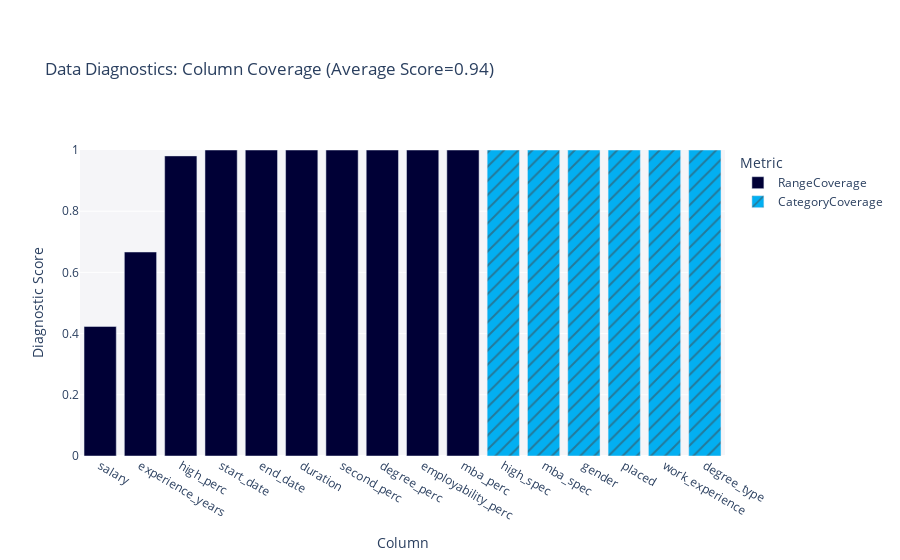

Write notebook code for a chart like this one.
### Code cell
from sdmetrics.reports.single_table._properties import Coverage
from sdmetrics.demos import load_demo

real_data, synthetic_data, metadata = load_demo(modality='single_table')

coverage = Coverage()
score = coverage.get_score(real_data, synthetic_data, metadata)
coverage.get_visualization()

### Figure 1 — Plotly figure (JSON) as saved in the notebook; plotly's stock layout.template omitted (floating-point values rounded to 4 significant figures)
{"data": [{"alignmentgroup": "True", "customdata": [["RangeCoverage"], ["RangeCoverage"], ["RangeCoverage"], ["RangeCoverage"], ["RangeCoverage"], ["RangeCoverage"], ["RangeCoverage"], ["RangeCoverage"], ["RangeCoverage"], ["RangeCoverage"]], "hovertemplate": "<b>%{hovertext}</b><br><br>Metric=%{customdata[0]}<br>Score=%{y}<extra></extra>", "hovertext": ["start_date", "end_date", "salary", "duration", "high_perc", "second_perc", "degree_perc", "experience_years", "employability_perc", "mba_perc"], "legendgroup": "RangeCoverage", "marker": {"color": "#000036", "pattern": {"shape": ""}}, "name": "RangeCoverage", "offsetgroup": "RangeCoverage", "orientation": "v", "showlegend": true, "textposition": "auto", "type": "bar", "x": ["start_date", "end_date", "salary", "duration", "high_perc", "second_perc", "degree_perc", "experience_years", "employability_perc", "mba_perc"], "xaxis": "x", "y": [1, 1, 0.4233, 1, 0.9807, 1, 1, 0.6667, 1, 1], "yaxis": "y"}, {"alignmentgroup": "True", "customdata": [["CategoryCoverage"], ["CategoryCoverage"], ["CategoryCoverage"], ["CategoryCoverage"], ["CategoryCoverage"], ["CategoryCoverage"]], "hovertemplate": "<b>%{hovertext}</b><br><br>Metric=%{customdata[0]}<br>Score=%{y}<extra></extra>", "hovertext": ["high_spec", "mba_spec", "gender", "placed", "work_experience", "degree_type"], "legendgroup": "CategoryCoverage", "marker": {"color": "#03AFF1", "pattern": {"shape": "/"}}, "name": "CategoryCoverage", "offsetgroup": "CategoryCoverage", "orientation": "v", "showlegend": true, "textposition": "auto", "type": "bar", "x": ["high_spec", "mba_spec", "gender", "placed", "work_experience", "degree_type"], "xaxis": "x", "y": [1, 1, 1, 1, 1, 1], "yaxis": "y"}], "layout": {"barmode": "relative", "legend": {"title": {"text": "Metric"}, "tracegroupgap": 0}, "margin": {"t": 150}, "plot_bgcolor": "#F5F5F8", "title": {"text": "Data Diagnostics: Column Coverage (Average Score=0.94)"}, "xaxis": {"anchor": "y", "categoryorder": "total ascending", "domain": [0, 1], "title": {"text": "Column"}}, "yaxis": {"anchor": "x", "domain": [0, 1], "range": [0, 1], "title": {"text": "Diagnostic Score"}}}}
